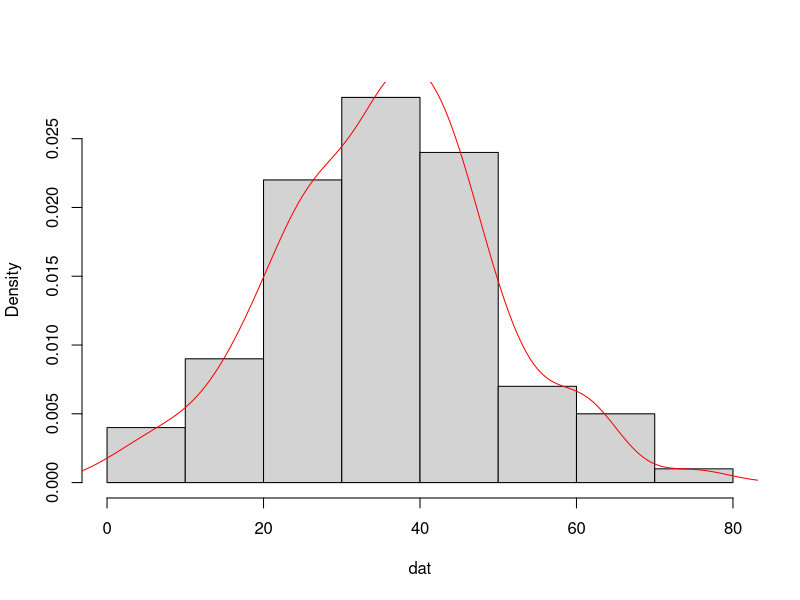
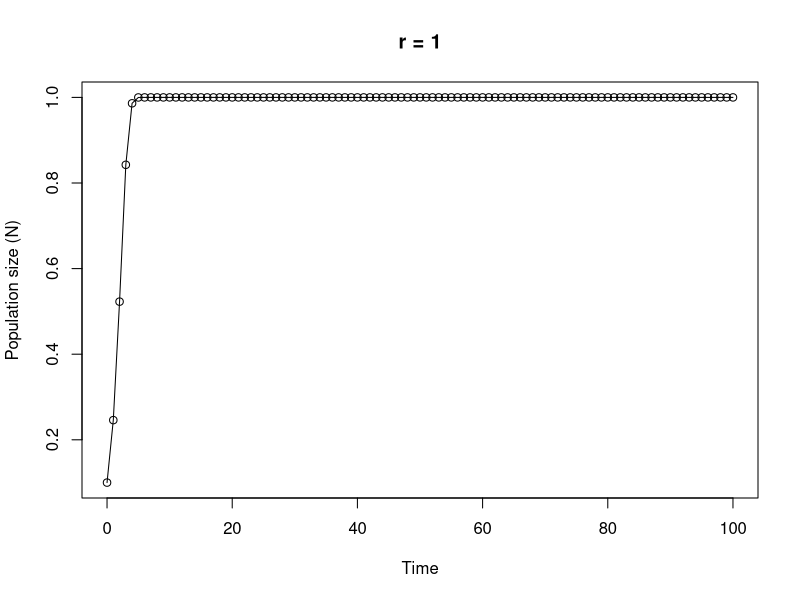

These charts were generated, in order, by the following R code:
## ----Q1, results = 'asis'-----------------------------------------------------------------------------------------------------

# area of a circle
# the equation to calculate the area of a circle is pi * radius^2

circle.area <- function(d){ 
	pi * (d/2)^2
}

# to use your new function

circle.area(10)
# [1] 78.53982

# to test on a vector of diameters
# first create a vector with diameters ranging from 0 to 50 in steps of 10

cir.diam <- seq(from = 0, to = 50, by = 10)

# test your function

circle.area(cir.diam)
# [1]    0.00000   78.53982  314.15927  706.85835 1256.63706 1963.49541


## ----Q2, tidy = TRUE----------------------------------------------------------------------------------------------------------

far.cent <- function(a){
	val <- (a-32)*5/9
	print(paste("Fahrenheit: ", round(a, digits = 3), "oF",sep = " "), quote = FALSE)# round 3dp
	print(paste("Centigrade: ", round(val, digits = 3), "oC", sep = " "), quote = FALSE)# round 3dp
}

# alternative Fahrenheit to centigrade using cat function

far.cent2 <- function(a){
	val <- (a - 32) * 5/9	#calculation
	cat("Fahrenheit: ", round(a, digits = 3), "oF", "\n")   # use cat function
	cat("Centigrade: ", round(val, digits = 3), "oC", "\n")   
}



## ----Q3-----------------------------------------------------------------------------------------------------------------------

# Create a vector of normally distributed data
# length 100, mean 35 and standard deviation of 29

vals <- rnorm(100, 35, 15)	# create some norm dist data mean 35, sd = 15

summary.fun <- function(dat){
	mymean <- round(mean(dat), digits = 4)      	# calc mean
	mymedian <- round(median(dat), digits = 4)    # calc median
	mymin <- round(min(dat), digits = 4)          # calc min
	mymax <- round(max(dat), digits = 4)          # calc max
	print(paste("mean:", mymean, sep = " "), quote = FALSE)     # print mean
	print(paste("median:", mymedian, sep = " "), quote = FALSE)     # print median
	print(paste("range:", "from:", mymin, "to", mymax, sep = " "), quote = FALSE) 
	dens <- density(dat)                          # estimate density curve
	hist(dat, main = "",type = "l",freq = FALSE)  # plot histogram
	lines(dens, lty = 1, col = "red")             # plot density curve
}

# use the function
summary.fun(vals)


## ----Q4-----------------------------------------------------------------------------------------------------------------------

# calculate a median

ourmedian <- function(x){
	n <- length(x)
	if (n %% 2 == 1)      # odd numbers
	  sort(x)[(n + 1)/2]  # find the middle number by adding 1 to length and div 2
	else {                # even numbers
	  middletwo <- sort(x)[(n/2) + 0:1]   #find the two middle numbers
	  mean(middletwo)
	  }
}

# use the function
mydat <- sample(1:50, size = 10, replace = TRUE )

# our function
ourmedian(mydat)

# R median function
median(mydat)


## ----Q5, tidy = TRUE----------------------------------------------------------------------------------------------------------

# function to simulate Ricker model

Ricker.model <- function(nzero, r, time, K=1){     # sets initial parameters
  N <- numeric(time + 1)    # creates a real vector of length time+1 to store values of Nt+1
  N[1] <- nzero             # sets initial population size in first element of N
  for (i in 1:time) {				# loops over time
      N[i+1] <- N[i]*exp(r*(1 - N[i]/K))    
  }
  Time <- 0:time   					 # creates vector for x axis
  plot(Time, N, type = "o", xlim = c(0, time), xlab = "Time", ylab = "Population size (N)", main = paste("r =", r, sep=" "))   # plots     output
}

# To run
# play around with the different parameters, especially r
Ricker.model(nzero=0.1,r=1,time=100)
